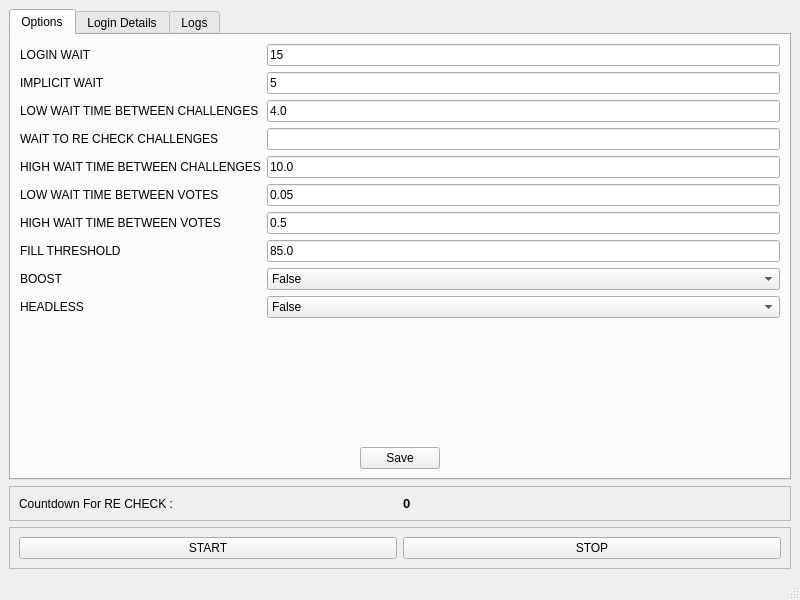
<?xml version="1.0" encoding="UTF-8"?>
<ui version="4.0">
 <class>MainWindow</class>
 <widget class="QMainWindow" name="MainWindow">
  <property name="geometry">
   <rect>
    <x>0</x>
    <y>0</y>
    <width>800</width>
    <height>600</height>
   </rect>
  </property>
  <property name="windowTitle">
   <string>Gurushots Auto-Fill</string>
  </property>
  <widget class="QWidget" name="centralwidget">
   <layout class="QVBoxLayout" name="verticalLayout">
    <item>
     <widget class="QTabWidget" name="tabWidget">
      <property name="currentIndex">
       <number>0</number>
      </property>
      <widget class="QWidget" name="Options">
       <attribute name="title">
        <string>Options</string>
       </attribute>
       <layout class="QVBoxLayout" name="verticalLayout_3">
        <item>
         <layout class="QFormLayout" name="formLayout_2">
          <item row="0" column="0">
           <widget class="QLabel" name="lOGINWAITLabel">
            <property name="text">
             <string>LOGIN WAIT</string>
            </property>
           </widget>
          </item>
          <item row="0" column="1">
           <widget class="QLineEdit" name="LOGIN_WAIT_APP">
            <property name="text">
             <string>15</string>
            </property>
           </widget>
          </item>
          <item row="1" column="0">
           <widget class="QLabel" name="iMPLICITWAITLabel">
            <property name="text">
             <string>IMPLICIT WAIT</string>
            </property>
           </widget>
          </item>
          <item row="1" column="1">
           <widget class="QLineEdit" name="IMPLICIT_WAIT_APP">
            <property name="text">
             <string>5</string>
            </property>
           </widget>
          </item>
          <item row="2" column="0">
           <widget class="QLabel" name="lOWWAITTIMEBETWEENCHALLENGESLabel">
            <property name="text">
             <string>LOW WAIT TIME BETWEEN CHALLENGES</string>
            </property>
           </widget>
          </item>
          <item row="2" column="1">
           <widget class="QLineEdit" name="LOW_WAIT_TIME_BETWEEN_CHALLENGES_APP">
            <property name="text">
             <string>4.0</string>
            </property>
           </widget>
          </item>
          <item row="4" column="0">
           <widget class="QLabel" name="hIGHWAITTIMEBETWEENCHALLENGESLabel">
            <property name="text">
             <string>HIGH WAIT TIME BETWEEN CHALLENGES</string>
            </property>
           </widget>
          </item>
          <item row="4" column="1">
           <widget class="QLineEdit" name="HIGH_WAIT_TIME_BETWEEN_CHALLENGES_APP">
            <property name="text">
             <string>10.0</string>
            </property>
           </widget>
          </item>
          <item row="5" column="0">
           <widget class="QLabel" name="lOWWAITTIMEBETWEENVOTESLabel">
            <property name="text">
             <string>LOW WAIT TIME BETWEEN VOTES</string>
            </property>
           </widget>
          </item>
          <item row="5" column="1">
           <widget class="QLineEdit" name="LOW_WAIT_TIME_BETWEEN_VOTES_APP">
            <property name="text">
             <string>0.05</string>
            </property>
           </widget>
          </item>
          <item row="6" column="0">
           <widget class="QLabel" name="hIGHWAITTIMEBETWEENVOTESLabel">
            <property name="text">
             <string>HIGH WAIT TIME BETWEEN VOTES</string>
            </property>
           </widget>
          </item>
          <item row="6" column="1">
           <widget class="QLineEdit" name="HIGH_WAIT_TIME_BETWEEN_VOTES_APP">
            <property name="text">
             <string>0.5</string>
            </property>
           </widget>
          </item>
          <item row="7" column="0">
           <widget class="QLabel" name="fILLTHRESHOLDLabel">
            <property name="text">
             <string>FILL THRESHOLD</string>
            </property>
           </widget>
          </item>
          <item row="7" column="1">
           <widget class="QLineEdit" name="FILL_THRESHOLD_APP">
            <property name="text">
             <string>85.0</string>
            </property>
           </widget>
          </item>
          <item row="8" column="0">
           <widget class="QLabel" name="bOOSTLabel">
            <property name="text">
             <string>BOOST</string>
            </property>
           </widget>
          </item>
          <item row="8" column="1">
           <widget class="QComboBox" name="comboBoxBOOST_APP">
            <item>
             <property name="text">
              <string>False</string>
             </property>
            </item>
            <item>
             <property name="text">
              <string>True</string>
             </property>
            </item>
           </widget>
          </item>
          <item row="9" column="0">
           <widget class="QLabel" name="hEADLESSLabel">
            <property name="text">
             <string>HEADLESS</string>
            </property>
           </widget>
          </item>
          <item row="9" column="1">
           <widget class="QComboBox" name="comboBoxHEADLESS_APP">
            <item>
             <property name="text">
              <string>False</string>
             </property>
            </item>
            <item>
             <property name="text">
              <string>True</string>
             </property>
            </item>
           </widget>
          </item>
          <item row="3" column="0">
           <widget class="QLabel" name="wAITTORECHECKCHALLENGESLabel">
            <property name="text">
             <string>WAIT TO RE CHECK CHALLENGES</string>
            </property>
           </widget>
          </item>
          <item row="3" column="1">
           <widget class="QLineEdit" name="WaitToReCheck"/>
          </item>
         </layout>
        </item>
        <item alignment="Qt::AlignHCenter">
         <widget class="QPushButton" name="btnSaveOptions">
          <property name="text">
           <string>Save</string>
          </property>
         </widget>
        </item>
       </layout>
      </widget>
      <widget class="QWidget" name="tab_2">
       <attribute name="title">
        <string>Login Details</string>
       </attribute>
       <layout class="QVBoxLayout" name="verticalLayout_2">
        <item>
         <layout class="QFormLayout" name="formLayout">
          <item row="0" column="0">
           <widget class="QLabel" name="userNameLabel">
            <property name="text">
             <string>UserName</string>
            </property>
           </widget>
          </item>
          <item row="0" column="1">
           <widget class="QLineEdit" name="userNameLineEdit"/>
          </item>
          <item row="1" column="0">
           <widget class="QLabel" name="passwordLabel">
            <property name="text">
             <string>Password</string>
            </property>
           </widget>
          </item>
          <item row="1" column="1">
           <widget class="QLineEdit" name="passwordLineEdit"/>
          </item>
         </layout>
        </item>
        <item alignment="Qt::AlignHCenter">
         <widget class="QPushButton" name="btnSaveLogin">
          <property name="text">
           <string>Save</string>
          </property>
         </widget>
        </item>
       </layout>
      </widget>
      <widget class="QWidget" name="tab">
       <attribute name="title">
        <string>Logs</string>
       </attribute>
       <layout class="QVBoxLayout" name="verticalLayout_4">
        <item>
         <widget class="QTextEdit" name="textEditLogs"/>
        </item>
       </layout>
      </widget>
     </widget>
    </item>
    <item>
     <widget class="QFrame" name="frameCounter">
      <property name="frameShape">
       <enum>QFrame::StyledPanel</enum>
      </property>
      <property name="frameShadow">
       <enum>QFrame::Raised</enum>
      </property>
      <layout class="QHBoxLayout" name="horizontalLayout_2">
       <item alignment="Qt::AlignLeft">
        <widget class="QLabel" name="label_2">
         <property name="text">
          <string>Countdown For RE CHECK :</string>
         </property>
        </widget>
       </item>
       <item>
        <widget class="QLabel" name="label">
         <property name="font">
          <font>
           <pointsize>10</pointsize>
           <weight>75</weight>
           <bold>true</bold>
          </font>
         </property>
         <property name="text">
          <string>0</string>
         </property>
        </widget>
       </item>
      </layout>
     </widget>
    </item>
    <item>
     <widget class="QFrame" name="frame">
      <property name="frameShape">
       <enum>QFrame::StyledPanel</enum>
      </property>
      <property name="frameShadow">
       <enum>QFrame::Raised</enum>
      </property>
      <layout class="QHBoxLayout" name="horizontalLayout">
       <item>
        <widget class="QPushButton" name="btnStart">
         <property name="text">
          <string>START</string>
         </property>
        </widget>
       </item>
       <item>
        <widget class="QPushButton" name="btnStop">
         <property name="text">
          <string>STOP</string>
         </property>
        </widget>
       </item>
      </layout>
     </widget>
    </item>
   </layout>
  </widget>
  <widget class="QStatusBar" name="statusbar"/>
 </widget>
 <resources/>
 <connections/>
</ui>
